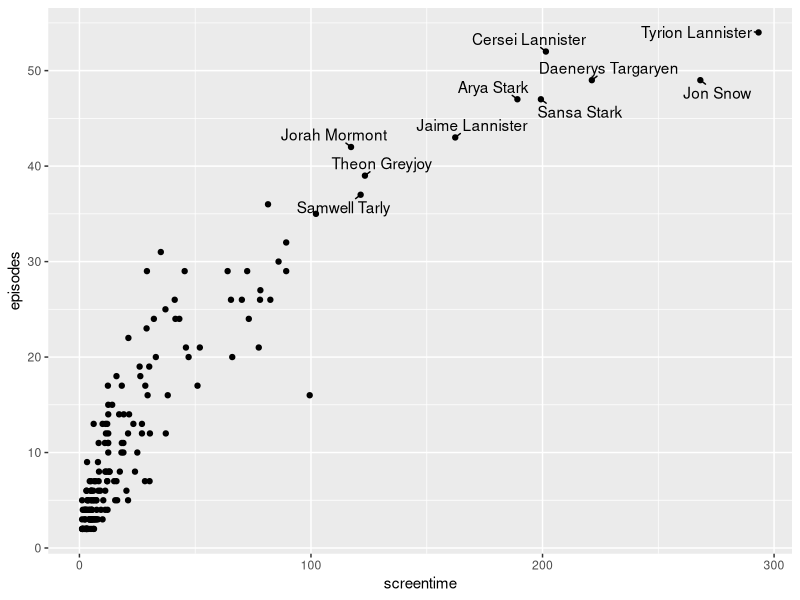

Here is the R script that generated this plot:

library("readr")
library("ggplot2")
library("dplyr")
library("ggrepel")

screentimes <- read_csv("GOT_screentimes_1.csv")

screentimes_high <- top_n(screentimes, 10, screentime)

ggplot(screentimes, aes(screentime, episodes)) +
  geom_point() +
  geom_text_repel(data = screentimes_high,aes(label = name),min.segment.length = 0)
